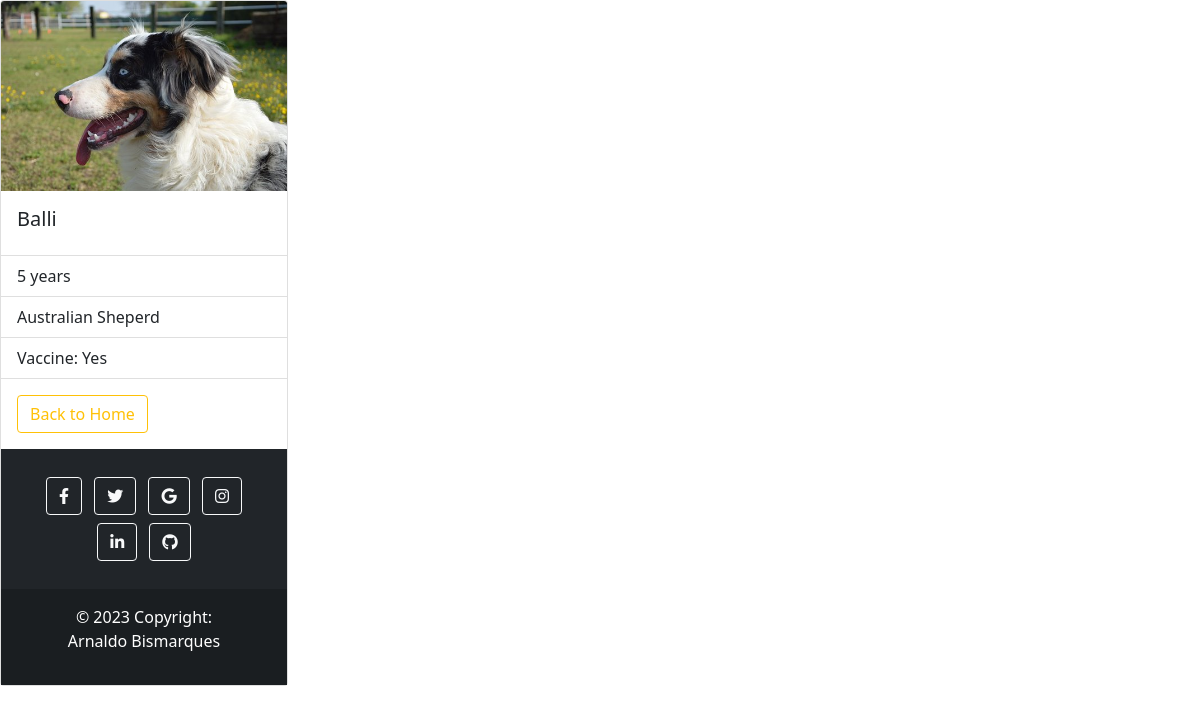
The app's page /details.php?id=7 (signed in) with its own data.
### tables this page shows
CREATE TABLE `animals` (
  `animalId` int(11) NOT NULL,
  `animal_name` varchar(100) NOT NULL,
  `animal_address` varchar(50) DEFAULT NULL,
  `description` varchar(255) DEFAULT NULL,
  `size` varchar(10) DEFAULT NULL,
  `age` int(10) DEFAULT NULL,
  `vaccine` varchar(10) DEFAULT NULL,
  `breed` varchar(100) DEFAULT NULL
);

### details.php (the view, shortened to what this page needs)
<?php
require_once "components/db_connect.php";
$id = $_GET["id"];
$sql = "SELECT * FROM animals WHERE animalId = $id";
$result = mysqli_query($connect, $sql);
$row = mysqli_fetch_assoc($result);
?>
<!DOCTYPE html>
<html lang="en">
<head>
    <link rel="stylesheet" type="text/css" href="styles.css">
    <?php require_once 'components/boot.php' ?>
</head>
<body>
 <div class="card" style="width: 18rem;">
  <img src="pictures/<?= $row['description'] ?>" class="card-img-top" alt="<?= $row["animal_name"] ?>">
  <div class="card-body">
    <h5 class="card-title"><?= $row["animal_name"] ?></h5>
  </div>
  <ul class="list-group list-group-flush">
    <li class="list-group-item"><?= $row['age']?> years</li>
    <li class="list-group-item"><?= $row["breed"] ?></li>
    <li class="list-group-item">Vaccine: <?= $row["vaccine"] ?></li>
  </ul>
  <div class="card-body">
    <a class="btn btn-outline-warning" href="home.php">Back to Home</a>
  </div>
</body>
<footer class="bg-dark text-center text-white">
    <div class="container p-4 pb-0">
        <section class="mb-4">
            <a class="btn btn-outline-light btn-floating m-1" href="https://www.facebook.com/" role="button"><i class="fab fa-facebook-f"></i
        ></a>
            <a class="btn btn-outline-light btn-floating m-1" href="https://twitter.com/?lang=de" role="button"><i class="fab fa-twitter"></i
        ></a>
            <a class="btn btn-outline-light btn-floating m-1" href="https://www.google.at/" role="button"><i class="fab fa-google"></i
        ></a>
            <a class="btn btn-outline-light btn-floating m-1" href="https://www.instagram.com/" role="button"><i class="fab fa-instagram"></i
        ></a>
            <a class="btn btn-outline-light btn-floating m-1" href="https://at.linkedin.com/" role="button"><i class="fab fa-linkedin-in"></i
        ></a>
            <a class="btn btn-outline-light btn-floating m-1" href="https://github.com/" role="button"><i class="fab fa-github"></i
        ></a>
        </section>
    </div>
    <div class="text-center p-3" style="background-color: rgba(0, 0, 0, 0.2);">
        © 2023 Copyright:
        <p>Arnaldo Bismarques </p>
    </div>
</footer>
</html>

### records on screen
animals: description (picture), animal_name "Balli", age "5", breed "Australian Sheperd", vaccine "Yes"
